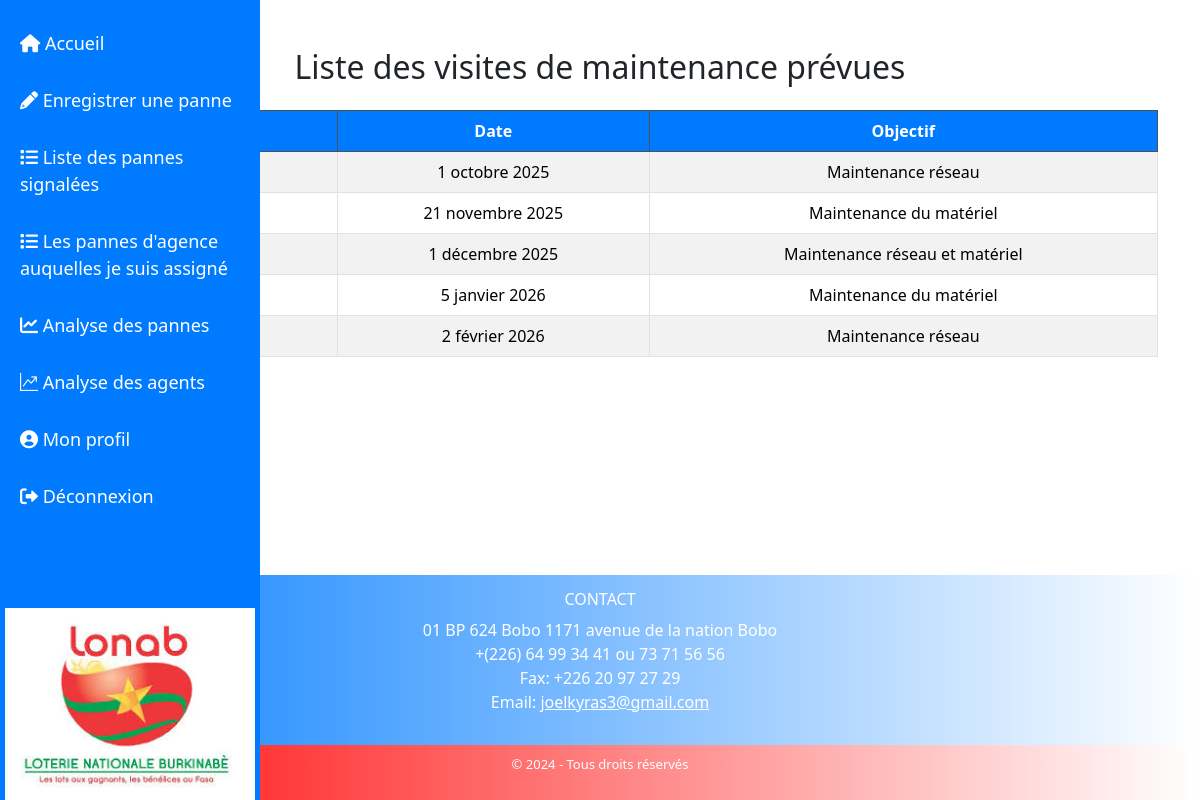
The page /monapplication/maintenancier/visites/ (signed in) on the database its author committed.
### monapplication/models.py (models this page shows, shortened)
class VisiteMaintenance(models.Model):
    agence = models.ForeignKey('Agence', on_delete=models.CASCADE)
    date_visite = models.DateField()
    objet = models.CharField(max_length=255)
    date_creation = models.DateTimeField(default=timezone.now)

### monapplication/views.py (the view)
# urls.py: path('maintenancier/visites/', views.liste_visites_maintenancier, name='liste_visites_maintenancier'),
@login_required
def liste_visites_maintenancier(request):
    visites = VisiteMaintenance.objects.all().order_by('date_visite')
    return render(request, 'liste_visites_maintenancier.html', {'visites': visites})

### monapplication/templates/liste_visites_maintenancier.html (shortened to what this page needs)
{% load static %}
<!DOCTYPE html>
<html lang="fr">
<head>
    <link href="https://cdn.jsdelivr.net/npm/bootstrap@5.3.3/dist/css/bootstrap.min.css" rel="stylesheet">
    <link href="https://cdnjs.cloudflare.com/ajax/libs/font-awesome/6.0.0-beta3/css/all.min.css" rel="stylesheet">
    <link href="https://cdn.jsdelivr.net/npm/bootstrap-icons@1.5.0/font/bootstrap-icons.css" rel="stylesheet">
</head>
<body class="d-flex flex-column min-vh-100">
    <div class="sidebar">
        <div>
            <a href="{% url 'home' %}"><i class="fas fa-home"></i> Accueil</a>
            <a href="{% url 'signaler_panne' %}"><i class="fas fa-pencil-alt"></i> Enregistrer une panne</a>
            <a href="{% url 'liste_enregistrement' %}"><i class="fas fa-list"></i> Liste des pannes signalées</a>
            <a href="{% url 'mes_pannes_assignees' %}"><i class="fas fa-list"></i> Les pannes d'agence auquelles je suis assigné</a>
            <a href="{% url 'analyse_pannes' %}"><i class="fas fa-chart-line"></i> Analyse des pannes</a>
            <a href="{% url 'agents' %}"><i class="bi bi-graph-up"></i> Analyse des agents</a>
            <a href="{% url 'mon_compte' %}"><i class="fas fa-user-circle"></i> Mon profil</a>
            <a href="{% url 'login' %}"><i class="fas fa-sign-out-alt"></i> Déconnexion</a>
        </div>
        <div class="logo-footer">
            <img src="{% static 'images/index.jpeg' %}" alt="Logo">
        </div>
    </div>
    <div class="container mt-5">
    <h2 class="text-center mb-4">Liste des visites de maintenance prévues</h2>
    {% if visites %}
    <table class="table table-striped table-bordered text-center">
        <thead class="table-dark">
            <tr>
                <th>Agence</th>
                <th>Date</th>
                <th>Objectif</th>
            </tr>
        </thead>
        <tbody>
            {% for visite in visites %}
            <tr>
                <td>{{ visite.agence.nom }}</td>
                <td>{{ visite.date_visite}}</td>
                <td>{{ visite.objet }}</td>
            </tr>
            {% endfor %}
        </tbody>
    </table>
    {% else %}
        <p class="text-center">Aucune visite planifiée.</p>
    {% endif %}
</div>
    <div class="bfooter mt-auto">
        <div class="container">
            <h6>CONTACT</h6>
            <p>01 BP 624 Bobo 1171 avenue de la nation Bobo<br>
               +(226) 64 99 34 41 ou 73 71 56 56<br>
               Fax: +226 20 97 27 29<br>
               Email: <a href="mailto:joelkyras3@gmail.com" class="text-white">joelkyras3@gmail.com</a></p>
        </div>
    </div>
    <footer class="footer">
        <p>&copy; 2024 - Tous droits réservés</p>
    </footer>
</body>
</html>

### monapplication/templates/liste_visites_maintenancier.html (style rules this page uses)
.sidebar { height: 100%; width: 260px; position: fixed; top: 0; left: 0; background-color: #007bff; padding: 20px 5px 0; color: white; display: flex; flex-direction: column; justify-content: space-between; }
.sidebar a { color: white; padding: 10px 15px; text-decoration: none; font-size: 18px; margin-bottom: 10px; display: block; transition: background-color 0.3s; }
.table thead th { background-color: #007bff; color: white; text-align: center; }
.bfooter { background: linear-gradient(to right, #007bff, #ffffff); color: white; text-align: center; padding: 15px; }
.footer { background: linear-gradient(to right, red, #ffffff); color: white; font-size: 13px; text-align: center; padding: 10px 0; }
.logo-footer img { max-width: 100%; height: auto; }

### rows shown on the page
VisiteMaintenance: date_visite "1 octobre 2025", objet "Maintenance réseau"
VisiteMaintenance: date_visite "21 novembre 2025", objet "Maintenance du matériel"
VisiteMaintenance: date_visite "1 décembre 2025", objet "Maintenance réseau et matériel"
VisiteMaintenance: date_visite "5 janvier 2026", objet "Maintenance du matériel"
VisiteMaintenance: date_visite "2 février 2026", objet "Maintenance réseau"
